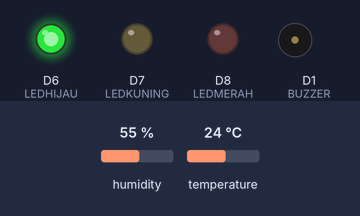
A sketch run on a simulated ESP8266 (NodeMCU). Shown: output pins drawn as LEDs (lit = HIGH), buzzer (waves = sounding). Inputs (shaded band) come from the test bench; at power-on: temperature 24 °C, humidity 55 %.

Above: at 2.8 s.
2.9 s: temperature set to 28 °C
5.6 s: temperature set to 31 °C
At 6.6 s:
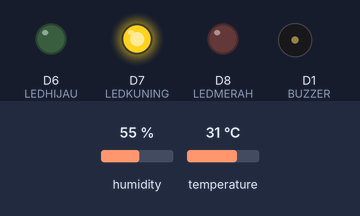
8.3 s: temperature set to 35 °C
11.3 s: temperature set to 38 °C
At 12.5 s:
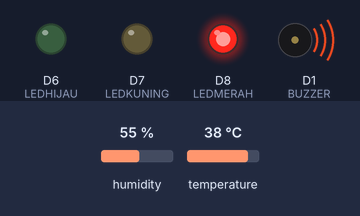
14.0 s: temperature set to 12 °C
At 14.9 s:
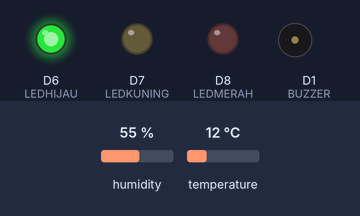
16.7 s: temperature set to 33 °C
At 18.5 s:
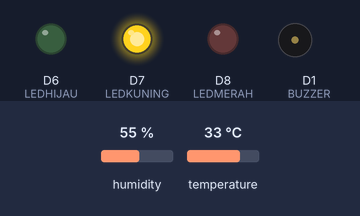
Timing chart, 0 to 20.0 s (numbered marks = the images above; inputs shaded):
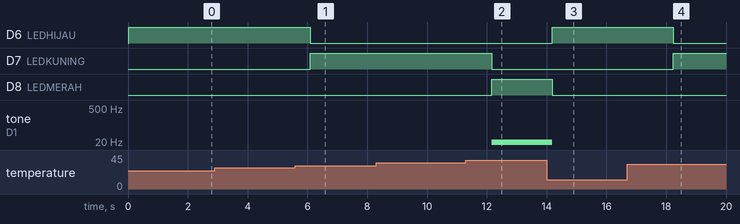

The sketch:

posttest3.ino
```cpp
#include <ESP8266WiFi.h>
#include <ThingerESP8266.h>
#include <DHT.h>

// KONFIGURASI AWAL
#define USERNAME "anharkhoirun" //Username thinger.io
#define DEVICE_ID "posttest3" // Lihat pada setting dari device yang sudah dibuat di thinger.io
#define DEVICE_CREDENTIAL "k9Npx_2HZhqBHm4O" // Lihat pada setting dari device yang sudah dibuat di thinger.io (Generate random saja)

#define SSID "punya gw" //Hotspot yang kita pakai
#define SSID_PASSWORD "slebew123"

#define DHTPIN D2 //Pin data dari DHT terhubung ke pin D4 NodeMCU
#define LEDMERAH D8 //Kaki anoda dari LED terhubung ke pin D8 NodeMCU
#define LEDKUNING D7 //Kaki anoda dari LED terhubung ke pin D7 NodeMCU
#define LEDHIJAU D6 //Kaki anoda dari LED terhubung ke pin D6 NodeMCU
#define BUZZER D1
#define DHTTYPE DHT11 //Mengatur TYPE DHT (Karena ada 2 jenis [DHT11 & DHT22])

// Inisialisasi objek untuk terhubung ke Thinger.io
ThingerESP8266 thing(USERNAME, DEVICE_ID, DEVICE_CREDENTIAL);

// Inisialisasi objek untuk DHT11
DHT dht(DHTPIN, DHTTYPE);

// Variabel untuk menyimpan data suhu
float c, k, f, r;
bool ledMerah = false ;
bool ledKuning = false;
bool ledHijau = false;
int Tone = 0;

void setup() {
    pinMode(LEDMERAH, OUTPUT);
    pinMode(LEDKUNING, OUTPUT);
    pinMode(LEDHIJAU, OUTPUT);
    pinMode(BUZZER, OUTPUT);
    dht.begin();
    thing.add_wifi(SSID, SSID_PASSWORD);
    // Setup sensor DHT11
    thing["dht11"] >> [](pson& out){
      out["suhu celcius"] = c;
      out["suhu kelvin"] = k;
      out["suhu reamur"] = r;
      out["suhu fahrenheit"] = f;
    };
    thing["Led"] >> [](pson& out){
      out["led merah"] = ledMerah;
      out["led kuning"] = ledKuning;
      out["led hijau"] = ledHijau;
    };
}

void loop() {
  thing.handle();
  c = dht.readTemperature(); //Membaca suhu dalam satuan Celcius
  k = c + 273.15;
  f = (c * 9/5) + 32;
  r = c * 4/5;

  ledMerah = digitalRead(LEDMERAH);
  ledKuning = digitalRead(LEDKUNING);
  ledHijau = digitalRead(LEDHIJAU);
  Tone = (c-36)*10;

  if (c < 30){
    digitalWrite(LEDHIJAU, 1);
    digitalWrite(LEDMERAH, 0);
    digitalWrite(LEDKUNING, 0);
    noTone(BUZZER);
  } else if (c <= 36){
    digitalWrite(LEDHIJAU, 0);
    digitalWrite(LEDMERAH, 0);
    digitalWrite(LEDKUNING, 1);
    noTone(BUZZER);
  } else {
    digitalWrite(LEDHIJAU, 0);
    digitalWrite(LEDMERAH, 1);
    digitalWrite(LEDKUNING, 0);
    tone(BUZZER, Tone);
  }
}
```

Measured:
- the behaviour switches between 29 and 30 °C on temperature (found by bisection; images 0 and 1)
- the behaviour switches between 36 and 37 °C on temperature (found by bisection; images 1 and 2)
- after the input at 2.9 s, every drawn part: stays the same
- after the input at 5.6 s, D6 (LEDHIJAU): HIGH → LOW after 0.50 s; D7 (LEDKUNING): LOW → HIGH after 0.50 s
- after the input at 8.3 s, every drawn part: stays the same
- after the input at 11.3 s, D7 (LEDKUNING): HIGH → LOW after 0.87 s; D8 (LEDMERAH): LOW → HIGH after 0.87 s; tone on D1 (BUZZER): silent → 20 Hz after 0.87 s
- after the input at 14.0 s, D6 (LEDHIJAU): LOW → HIGH after 0.19 s; D8 (LEDMERAH): HIGH → LOW after 0.19 s; tone on D1 (BUZZER): 20 Hz → silent after 0.19 s
- after the input at 16.7 s, D6 (LEDHIJAU): HIGH → LOW after 1.5 s; D7 (LEDKUNING): LOW → HIGH after 1.5 s
